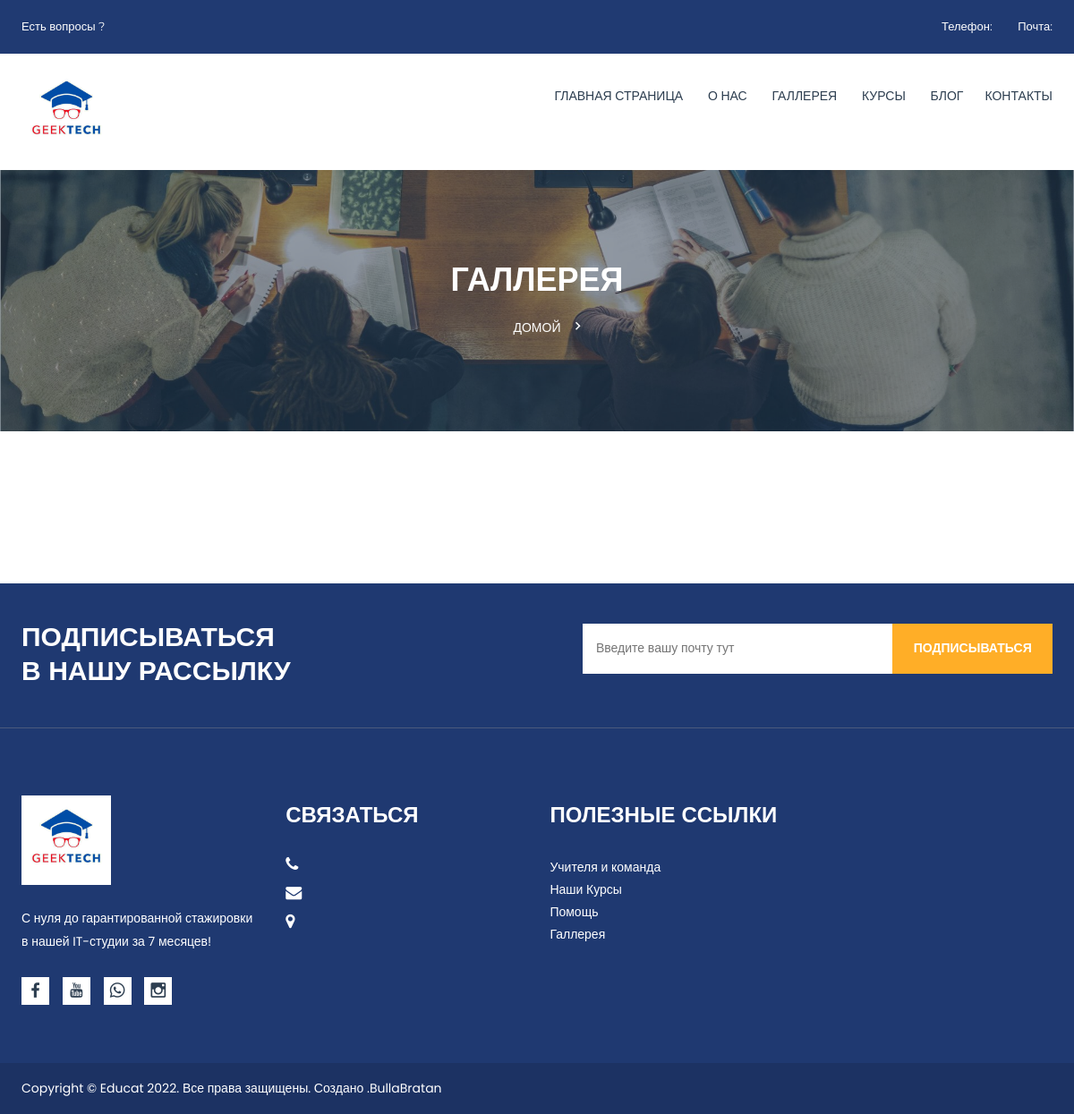
Page /gallery/ on the committed database.
### apps/settings/models.py (models this page shows, shortened)
class Settins(models.Model):
    image = models.ImageField(
        upload_to='Site_image',
        verbose_name="Логотип"
    )
    name = models.CharField(
        max_length=255,
        verbose_name="Название сайта"
    )
    description = models.TextField(
        verbose_name="Описание сайта"
    )
    class Meta:
        verbose_name = "Настройки"
        verbose_name_plural = "Настройки"

### apps/gallery/views.py (the view, shortened to what this page needs)
# urls.py: path('gallery/', gallery, name="gallery"),
def gallery(request):
    settings = Settins.objects.latest('id')
    gallery = Gallery.objects.all()
    context = {
        'settings': settings,
        'gallery': gallery,
    }
    return render(request, 'gallery.html', context)

### templates/gallery.html (shortened to what this page needs)
{% extends 'homepage.html'%}
{%load static %}
{%block content%}
                {% include 'header.html'%}
                <div class="breadcrumb-banner-area">
                    <div class="container">
                        <div class="row">
                            <div class="col-md-12">
                                <div class="breadcrumb-text">
                                    <h1 class="text-center">Галлерея</h1>
                                    <div class="breadcrumb-bar">
                                        <ul class="breadcrumb text-center">
                                            <li><a href="{%url 'index'%}">Домой</a></li>
                                        </ul>
                                    </div>
                                </div>
                            </div>
                        </div>
                    </div>
                </div>
                <div class="gallery-area pt-100 pb-70">
                </div>
                {% include 'footer.html'%}
{%endblock%}

### templates/header.html (shortened to what this page needs)
{%load static%}
<header>
    <div class="header-top">
        <div class="container">
            <div class="row">
                <div class="col-lg-7 col-md-6 col-12">
                    <span>Есть вопросы ? {{contacts.phone}}</span>
                </div>
                <div class="col-lg-5 col-md-6 col-12">
                    <div class="header-top-right">
                        <span>Телефон: {{contacts.phone}}</span>
                        <span>Почта: {{contacts.email}}</span>
                    </div>
                </div>
            </div>
        </div>
    </div>
    <div class="header-logo-menu sticker">
        <div class="container">
            <div class="row">
                <div class="col-lg-3 col-12">
                    <div class="logo">
                        <a href="{% url 'index'%}"><img src="{{settings.image.url}}" width = '100px' alt="EDUCAT"></a>
                    </div>
                </div>
                <div class="col-lg-9 col-12">
                    <div class="mainmenu-area pull-right">
                        <div class="mainmenu d-none d-lg-block">
                            <nav>
                                <ul id="nav">
                                    <li class="current"><a href="{% url 'index'%}">Главная страница </a>
                                    </li>
                                    <li><a href="{% url 'about'%}">О нас</a></li>
                                    <li><a href="{% url 'gallery'%}">Галлерея</a>
                                    </li>
                                    <li><a href="{% url 'course'%}">Курсы</a>
                                    </li>
                                    <li><a href="{% url 'news'%}">Блог</a>
                                    <li><a href="{% url 'contact'%}">Контакты</a></li>
                                </ul>
                            </nav>
                        </div>
                    </div>
                </div>
            </div>
        </div>
    </div>
</header>

### templates/footer.html (shortened to what this page needs)
{% load static %}
<footer>
    <div class="newsletter-area">
        <div class="container">
            <div class="row">
                <div class="col-lg-5 col-md-5">
                    <div class="newsletter-content">
                        <h3>ПОДПИСЫВАТЬСЯ</h3>
                        <h2>
                            В НАШУ РАССЫЛКУ</h2>
                    </div>
                </div>
                <div class="col-lg-7 col-md-7">
                    <div class="newsletter-form angle">
                        <form method = "POST">
                            <div class="subscribe-form">
                                <input name="email"  placeholder="Введите вашу почту тут">
                                <button name="submit" type="submit">ПОДПИСЫВАТЬСЯ</button>
                            </div>
                        </form>
                    </div>
                </div>
            </div>
        </div>
    </div>
    <div class="footer-widget-area">
        <div class="container">
            <div class="row">
                <div class="col-lg-3 col-md-6">
                    <div class="single-footer-widget">
                        <div class="footer-logo">
                            <a href="{% url 'index'%}"><img src="{{settings.image.url}}" width = "100px"alt=""></a>
                        </div>
                        <p>{{settings.description}}</p>
                        <div class="social-icons">
                            <a href="{{contacts.facebook}}"><i class="zmdi zmdi-facebook"></i></a>
                            <a href="{{contacts.youtube}}"><i class="zmdi zmdi-youtube"></i></a>
                            <a href="{{contacts.whatsapp}}"><i class="zmdi zmdi-whatsapp"></i></a>
                            <a href="{{contacts.instagram}}"><i class="zmdi zmdi-instagram"></i></a>
                        </div>
                    </div>
                </div>
                <div class="col-lg-3 col-md-6">
                    <div class="single-footer-widget">
                        <h3>СВЯЗАТЬСЯ</h3>
                        <a href="tel:555-555-1212"><i class="fa fa-phone"></i>{{contacts.phone}}</a>
                        <span><i class="fa fa-envelope"></i>{{contacts.email}}</span>
                        <span><i class="fa fa-map-marker"></i>{{contacts.address}}</span>
                    </div>
                </div>
                <div class="col-lg-3 col-md-6">
                    <div class="single-footer-widget">
                        <h3>Полезные Ссылки </h3>
                        <ul class="footer-list">
                            <li><a href="{% url 'about'%}">Учителя и команда </a></li>
                            <li><a href="{% url 'course'%}">Наши  Курсы</a></li>
                            <li><a href="{% url 'contact'%}">Помощь</a></li>
                            <li><a href="{%url 'gallery'%}">Галлерея </a></li>
                        </ul>
                    </div>
                </div>
            </div>
        </div>
    </div>
    <div class="footer-area">
        <div class="container">
            <div class="row">
                <div class="col-lg-6 col-md-7 col-12">
                    <span>Copyright &copy; Educat 2022. Все права защищены. Создано .<a href="https://github.com/Nurbolottop">BullaBratan</a></span>
                </div>
                <div class="col-lg-6 col-md-5 col-12">
                </div>
            </div>
        </div>
    </div>
</footer>

### static/css/responsive.css (style rules this page uses)
@media (min-width: 1200px) and (max-width: 1500px) { .container { width: 1230px } }
@media (min-width: 1200px) and (max-width: 1500px) { .as-mainwrapper .container { width: 1200px } }
@media (min-width: 1200px) and (max-width: 1500px) { .header-top:before { width: 44%; } }
@media (min-width: 1200px) and (max-width: 1500px) { .header-top:after { right: 44%; } }
@media (min-width: 1200px) and (max-width: 1500px) { .newsletter-area:before { width: 46.5%; } }
@media (min-width: 1200px) and (max-width: 1500px) { .newsletter-area:after { left: 46.5%; } }

### rows in the picture
Settins: image (picture), description "С нуля до гарантированной стажировки в нашей IT-студии за 7 месяцев!"
